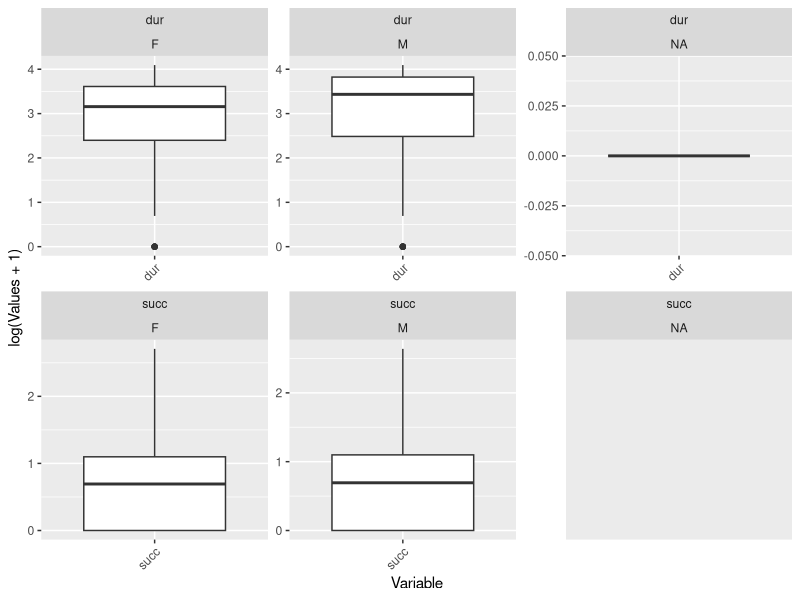

Generate this figure with R:
library(tidyverse)

install.packages("readxl")
library(readxl)
Batisdat <- read_xlsx("Raw Data Unedited.xlsx", sheet = "Sheet2")

#Renaming Column names:

Batisdat_tidy <- Batisdat %>% 
  rename(
    subcat = `Subcategory:`,
    succ = `Success:`,
    dur = `Duration :`,
    sex = `Male/Female:`)

#Reformatting "dur" into seconds; removing the date that was bought over from excel

Batisdat_tidy$dur <- as.numeric(format(as.POSIXct(Batisdat_tidy$dur, format="%Y-%m-%d %H:%M:%S"), "%S"))

#Pivoting "succ", "dur" and "sex" longer

Batisdat_t_pivot <- Batisdat_tidy %>%
  select("succ", "dur", "sex") %>%

  pivot_longer(cols = c(succ, dur), 
               names_to = "Variable", values_to = "Values") %>%
  ggplot() +
  geom_boxplot(aes(x = Variable, y = log(Values + 1))) + #Using log(+1) to handle all the zeros

  theme(axis.text.x = element_text(angle = 45, hjust = 1)) +
  facet_wrap(vars(Variable, sex), scales = "free")

#Print plot

Batisdat_t_pivot

